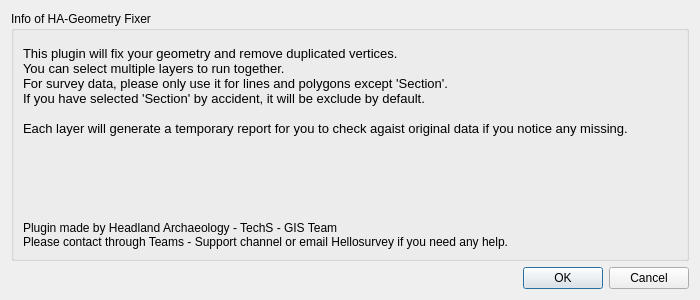
<?xml version="1.0" encoding="UTF-8"?>
<ui version="4.0">
 <class>HAGeomtryFixerDialogBase</class>
 <widget class="QDialog" name="HAGeomtryFixerDialogBase">
  <property name="geometry">
   <rect>
    <x>0</x>
    <y>0</y>
    <width>700</width>
    <height>300</height>
   </rect>
  </property>
  <property name="minimumSize">
   <size>
    <width>700</width>
    <height>300</height>
   </size>
  </property>
  <property name="maximumSize">
   <size>
    <width>800</width>
    <height>400</height>
   </size>
  </property>
  <property name="windowTitle">
   <string>HA-Geometry Fixer</string>
  </property>
  <layout class="QGridLayout" name="gridLayout">
   <item row="0" column="0">
    <widget class="QGroupBox" name="groupBox">
     <property name="title">
      <string>Info of HA-Geometry Fixer</string>
     </property>
     <layout class="QGridLayout" name="gridLayout_2">
      <item row="0" column="0">
       <widget class="QLabel" name="label">
        <property name="font">
         <font>
          <family>Arial</family>
          <pointsize>10</pointsize>
         </font>
        </property>
        <property name="text">
         <string>This plugin will fix your geometry and remove duplicated vertices.
You can select multiple layers to run together.
For survey data, please only use it for lines and polygons except 'Section'. 
If you have selected 'Section' by accident, it will be exclude by default.

Each layer will generate a temporary report for you to check agaist original data if you notice any missing.</string>
        </property>
        <property name="alignment">
         <set>Qt::AlignLeading|Qt::AlignLeft|Qt::AlignVCenter</set>
        </property>
       </widget>
      </item>
      <item row="1" column="0">
       <widget class="QLabel" name="label_2">
        <property name="text">
         <string>Plugin made by Headland Archaeology - TechS - GIS Team 
Please contact through Teams - Support channel or email Hellosurvey if you need any help.</string>
        </property>
        <property name="alignment">
         <set>Qt::AlignBottom|Qt::AlignLeading|Qt::AlignLeft</set>
        </property>
       </widget>
      </item>
     </layout>
    </widget>
   </item>
   <item row="1" column="0">
    <widget class="QDialogButtonBox" name="button_box">
     <property name="orientation">
      <enum>Qt::Horizontal</enum>
     </property>
     <property name="standardButtons">
      <set>QDialogButtonBox::Cancel|QDialogButtonBox::Ok</set>
     </property>
    </widget>
   </item>
  </layout>
 </widget>
 <resources/>
 <connections>
  <connection>
   <sender>button_box</sender>
   <signal>accepted()</signal>
   <receiver>HAGeomtryFixerDialogBase</receiver>
   <slot>accept()</slot>
   <hints>
    <hint type="sourcelabel">
     <x>20</x>
     <y>20</y>
    </hint>
    <hint type="destinationlabel">
     <x>20</x>
     <y>20</y>
    </hint>
   </hints>
  </connection>
  <connection>
   <sender>button_box</sender>
   <signal>rejected()</signal>
   <receiver>HAGeomtryFixerDialogBase</receiver>
   <slot>reject()</slot>
   <hints>
    <hint type="sourcelabel">
     <x>20</x>
     <y>20</y>
    </hint>
    <hint type="destinationlabel">
     <x>20</x>
     <y>20</y>
    </hint>
   </hints>
  </connection>
 </connections>
</ui>
